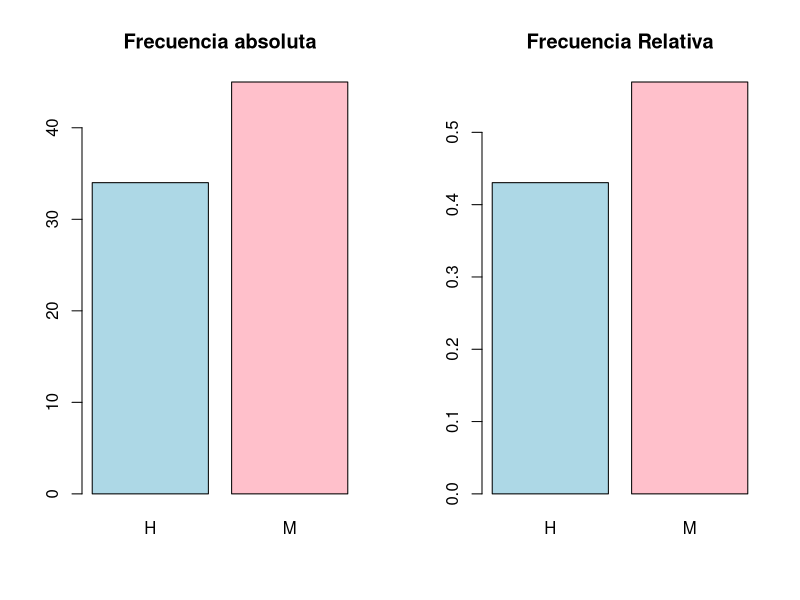
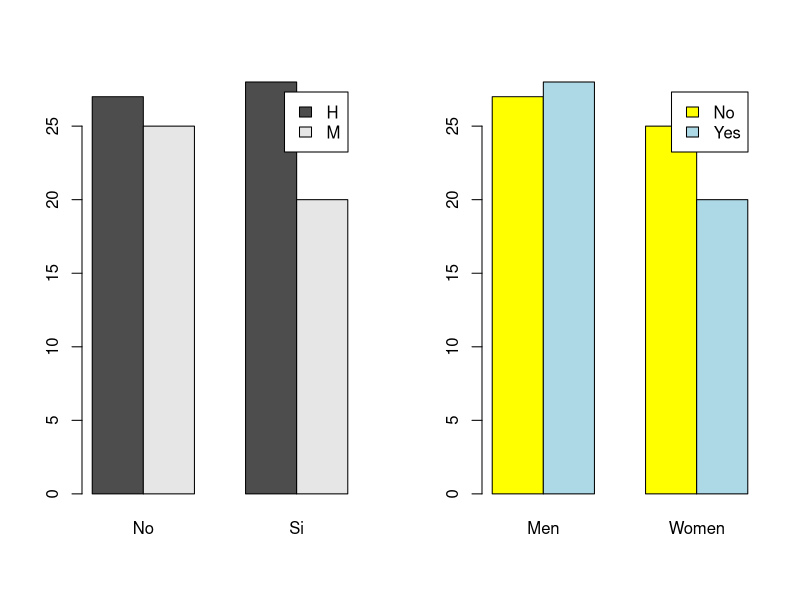
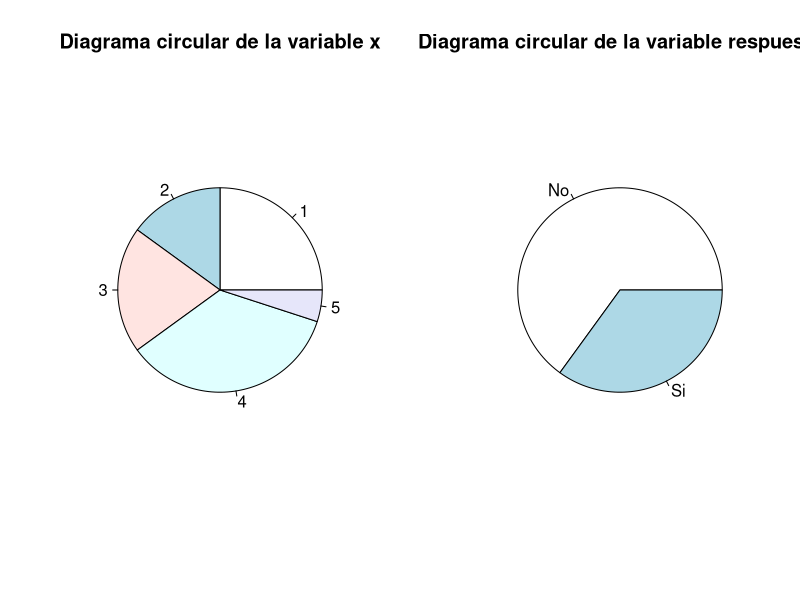

Write R code to recreate these figures, in order.
## ---- chunk 1
h = rep("H",34)
m = rep("M",45)
sexo = c(h,m)

par(mfrow = c(1,2))
# diagrama de barras
barplot(table(sexo), col = c("lightblue","pink"), main = "Frecuencia absoluta")
#diagrama de barras frecuencia relativa
barplot(prop.table(table(sexo)), col = c("lightblue", "pink"), main ="Frecuencia Relativa")
## ---- chunk 2
h = rep("H",55)
m = rep("M",45)
sexo = c(h,m)
resp = sample(c("Si","No"), size = 100, replace = TRUE)

barplot(table(sexo,resp), beside = TRUE, legend.text = TRUE)

barplot(table(resp,sexo), beside = TRUE, names = c("Men","Women"), col = c("yellow","lightblue"), legend.text = c("No","Yes"))
## ---- chunk 3
x = sample(c(1:5),size  = 20, replace = TRUE)
pie(table(x), main = "Diagrama circular de la variable x")

resp = sample(c("Si","No"), size = 20, replace = TRUE)
pie(table(resp), main = "Diagrama circular de la variable respuesta")
